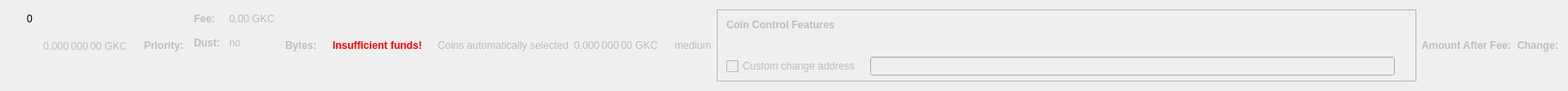
    <widget class="QWidget" name="dummyHideWidget" native="true">
     <property name="maximumSize">
      <size>
       <width>100</width>
       <height>22</height>
      </size>
     </property>
     <layout class="QHBoxLayout" name="dummyHideLayout">
      <item>
       <layout class="QFormLayout" name="formLayoutCoinControl1">
        <property name="horizontalSpacing">
         <number>10</number>
        </property>
        <property name="verticalSpacing">
         <number>14</number>
        </property>
        <property name="leftMargin">
         <number>10</number>
        </property>
        <property name="topMargin">
         <number>4</number>
        </property>
        <property name="rightMargin">
         <number>6</number>
        </property>
        <item row="0" column="1">
         <widget class="QLabel" name="labelCoinControlBytes">
          <property name="cursor">
           <cursorShape>IBeamCursor</cursorShape>
          </property>
          <property name="contextMenuPolicy">
           <enum>Qt::ActionsContextMenu</enum>
          </property>
          <property name="text">
           <string notr="true">0</string>
          </property>
          <property name="textInteractionFlags">
           <set>Qt::LinksAccessibleByMouse|Qt::TextSelectableByKeyboard|Qt::TextSelectableByMouse</set>
          </property>
         </widget>
        </item>
       </layout>
      </item>
      <item>
       <widget class="QLabel" name="labelCoinControlAfterFee">
        <property name="enabled">
         <bool>false</bool>
        </property>
        <property name="sizePolicy">
         <sizepolicy hsizetype="Fixed" vsizetype="Fixed">
          <horstretch>0</horstretch>
          <verstretch>0</verstretch>
         </sizepolicy>
        </property>
        <property name="minimumSize">
         <size>
          <width>111</width>
          <height>12</height>
         </size>
        </property>
        <property name="maximumSize">
         <size>
          <width>111</width>
          <height>12</height>
         </size>
        </property>
        <property name="cursor">
         <cursorShape>IBeamCursor</cursorShape>
        </property>
        <property name="contextMenuPolicy">
         <enum>Qt::ActionsContextMenu</enum>
        </property>
        <property name="text">
         <string notr="true">0.000 000 00 GKC</string>
        </property>
        <property name="textInteractionFlags">
         <set>Qt::LinksAccessibleByMouse|Qt::TextSelectableByKeyboard|Qt::TextSelectableByMouse</set>
        </property>
       </widget>
      </item>
      <item>
       <widget class="QLabel" name="labelCoinControlPriorityText">
        <property name="enabled">
         <bool>false</bool>
        </property>
        <property name="font">
         <font>
          <weight>75</weight>
          <bold>true</bold>
         </font>
        </property>
        <property name="text">
         <string>Priority:</string>
        </property>
       </widget>
      </item>
      <item>
       <layout class="QHBoxLayout" name="horizontalLayout"/>
      </item>
      <item>
       <layout class="QFormLayout" name="formLayoutCoinControl3">
        <property name="horizontalSpacing">
         <number>10</number>
        </property>
        <property name="verticalSpacing">
         <number>14</number>
        </property>
        <property name="leftMargin">
         <number>6</number>
        </property>
        <property name="topMargin">
         <number>4</number>
        </property>
        <property name="rightMargin">
         <number>6</number>
        </property>
        <item row="0" column="0">
         <widget class="QLabel" name="labelCoinControlFeeText">
          <property name="enabled">
           <bool>false</bool>
          </property>
          <property name="font">
           <font>
            <weight>75</weight>
            <bold>true</bold>
           </font>
          </property>
          <property name="text">
           <string>Fee:</string>
          </property>
          <property name="margin">
           <number>0</number>
          </property>
         </widget>
        </item>
        <item row="0" column="1">
         <widget class="QLabel" name="labelCoinControlFee">
          <property name="enabled">
           <bool>false</bool>
          </property>
          <property name="cursor">
           <cursorShape>IBeamCursor</cursorShape>
          </property>
          <property name="contextMenuPolicy">
           <enum>Qt::ActionsContextMenu</enum>
          </property>
          <property name="text">
           <string notr="true">0.00 GKC</string>
          </property>
          <property name="textInteractionFlags">
           <set>Qt::LinksAccessibleByMouse|Qt::TextSelectableByKeyboard|Qt::TextSelectableByMouse</set>
          </property>
         </widget>
        </item>
        <item row="1" column="0">
         <widget class="QLabel" name="labelCoinControlLowOutputText">
          <property name="enabled">
           <bool>false</bool>
          </property>
          <property name="font">
           <font>
            <weight>75</weight>
            <bold>true</bold>
           </font>
          </property>
          <property name="text">
           <string>Dust:</string>
          </property>
         </widget>
        </item>
        <item row="1" column="1">
         <widget class="QLabel" name="labelCoinControlLowOutput">
          <property name="enabled">
           <bool>false</bool>
          </property>
          <property name="cursor">
           <cursorShape>IBeamCursor</cursorShape>
          </property>
          <property name="contextMenuPolicy">
           <enum>Qt::ActionsContextMenu</enum>
          </property>
          <property name="text">
           <string>no</string>
          </property>
          <property name="textInteractionFlags">
           <set>Qt::LinksAccessibleByMouse|Qt::TextSelectableByKeyboard|Qt::TextSelectableByMouse</set>
          </property>
         </widget>
        </item>
       </layout>
      </item>
      <item>
       <widget class="QLabel" name="labelCoinControlBytesText">
        <property name="enabled">
         <bool>false</bool>
        </property>
        <property name="font">
         <font>
          <weight>75</weight>
          <bold>true</bold>
         </font>
        </property>
        <property name="text">
         <string>Bytes:</string>
        </property>
       </widget>
      </item>
      <item>
       <layout class="QFormLayout" name="formLayoutCoinControl2">
        <property name="horizontalSpacing">
         <number>10</number>
        </property>
        <property name="verticalSpacing">
         <number>14</number>
        </property>
        <property name="leftMargin">
         <number>6</number>
        </property>
        <property name="topMargin">
         <number>4</number>
        </property>
        <property name="rightMargin">
         <number>6</number>
        </property>
       </layout>
      </item>
      <item>
       <layout class="QHBoxLayout" name="horizontalLayoutCoinControl2">
        <property name="spacing">
         <number>8</number>
        </property>
        <property name="bottomMargin">
         <number>10</number>
        </property>
       </layout>
      </item>
      <item>
       <widget class="QLabel" name="labelCoinControlInsuffFunds">
        <property name="enabled">
         <bool>false</bool>
        </property>
        <property name="minimumSize">
         <size>
          <width>0</width>
          <height>0</height>
         </size>
        </property>
        <property name="font">
         <font>
          <weight>75</weight>
          <bold>true</bold>
         </font>
        </property>
        <property name="styleSheet">
         <string notr="true">color:red;font-weight:bold;</string>
        </property>
        <property name="text">
         <string>Insufficient funds!</string>
        </property>
        <property name="margin">
         <number>5</number>
        </property>
       </widget>
      </item>
      <item>
       <layout class="QFormLayout" name="formLayoutCoinControl4">
        <property name="horizontalSpacing">
         <number>10</number>
        </property>
        <property name="verticalSpacing">
         <number>14</number>
        </property>
        <property name="leftMargin">
         <number>6</number>
        </property>
        <property name="topMargin">
         <number>4</number>
        </property>
        <property name="rightMargin">
         <number>6</number>
        </property>
       </layout>
      </item>
      <item>
       <widget class="QLabel" name="labelCoinControlAutomaticallySelected">
        <property name="enabled">
         <bool>false</bool>
        </property>
        <property name="sizePolicy">
         <sizepolicy hsizetype="Fixed" vsizetype="Fixed">
          <horstretch>0</horstretch>
          <verstretch>0</verstretch>
         </sizepolicy>
        </property>
        <property name="minimumSize">
         <size>
          <width>0</width>
          <height>0</height>
         </size>
        </property>
        <property name="maximumSize">
         <size>
          <width>240</width>
          <height>16777215</height>
         </size>
        </property>
        <property name="text">
         <string>Coins automatically selected</string>
        </property>
        <property name="margin">
         <number>5</number>
        </property>
       </widget>
      </item>
      <item>
       <widget class="QLabel" name="labelCoinControlChange">
        <property name="enabled">
         <bool>false</bool>
        </property>
        <property name="sizePolicy">
         <sizepolicy hsizetype="Fixed" vsizetype="Fixed">
          <horstretch>0</horstretch>
          <verstretch>0</verstretch>
         </sizepolicy>
        </property>
        <property name="minimumSize">
         <size>
          <width>111</width>
          <height>0</height>
         </size>
        </property>
        <property name="maximumSize">
         <size>
          <width>111</width>
          <height>16777215</height>
         </size>
        </property>
        <property name="cursor">
         <cursorShape>IBeamCursor</cursorShape>
        </property>
        <property name="contextMenuPolicy">
         <enum>Qt::ActionsContextMenu</enum>
        </property>
        <property name="text">
         <string notr="true">0.000 000 00 GKC</string>
        </property>
        <property name="textInteractionFlags">
         <set>Qt::LinksAccessibleByMouse|Qt::TextSelectableByKeyboard|Qt::TextSelectableByMouse</set>
        </property>
       </widget>
      </item>
      <item>
       <widget class="QLabel" name="labelCoinControlPriority">
        <property name="enabled">
         <bool>false</bool>
        </property>
        <property name="cursor">
         <cursorShape>IBeamCursor</cursorShape>
        </property>
        <property name="contextMenuPolicy">
         <enum>Qt::ActionsContextMenu</enum>
        </property>
        <property name="text">
         <string>medium</string>
        </property>
        <property name="textInteractionFlags">
         <set>Qt::LinksAccessibleByMouse|Qt::TextSelectableByKeyboard|Qt::TextSelectableByMouse</set>
        </property>
       </widget>
      </item>
      <item>
       <widget class="QFrame" name="frameCoinControl">
        <property name="sizePolicy">
         <sizepolicy hsizetype="Expanding" vsizetype="Expanding">
          <horstretch>0</horstretch>
          <verstretch>0</verstretch>
         </sizepolicy>
        </property>
        <property name="maximumSize">
         <size>
          <width>16777215</width>
          <height>16777215</height>
         </size>
        </property>
        <property name="frameShape">
         <enum>QFrame::StyledPanel</enum>
        </property>
        <property name="frameShadow">
         <enum>QFrame::Sunken</enum>
        </property>
        <layout class="QVBoxLayout" name="verticalLayoutCoinControl2_2">
         <property name="spacing">
          <number>0</number>
         </property>
         <property name="leftMargin">
          <number>0</number>
         </property>
         <property name="topMargin">
          <number>0</number>
         </property>
         <property name="rightMargin">
          <number>0</number>
         </property>
         <property name="bottomMargin">
          <number>6</number>
         </property>
         <item>
          <layout class="QVBoxLayout" name="verticalLayoutCoinControl" stretch="0,0,0,1">
           <property name="spacing">
            <number>0</number>
           </property>
           <property name="leftMargin">
            <number>10</number>
           </property>
           <property name="topMargin">
            <number>10</number>
           </property>
           <item>
            <layout class="QHBoxLayout" name="horizontalLayoutCoinControl1">
             <property name="bottomMargin">
              <number>15</number>
             </property>
             <item>
              <widget class="QLabel" name="labelCoinControlFeatures">
               <property name="enabled">
                <bool>false</bool>
               </property>
               <property name="sizePolicy">
                <sizepolicy hsizetype="Preferred" vsizetype="Maximum">
                 <horstretch>0</horstretch>
                 <verstretch>0</verstretch>
                </sizepolicy>
               </property>
               <property name="font">
                <font>
                 <weight>75</weight>
                 <bold>true</bold>
                </font>
               </property>
               <property name="styleSheet">
                <string notr="true">font-weight:bold;</string>
               </property>
               <property name="text">
                <string>Coin Control Features</string>
               </property>
              </widget>
             </item>
            </layout>
           </item>
           <item>
            <widget class="QWidget" name="widgetCoinControl" native="true">
             <property name="sizePolicy">
              <sizepolicy hsizetype="Preferred" vsizetype="Preferred">
               <horstretch>0</horstretch>
               <verstretch>0</verstretch>
              </sizepolicy>
             </property>
             <property name="minimumSize">
              <size>
               <width>0</width>
               <height>0</height>
              </size>
             </property>
             <property name="styleSheet">
              <string notr="true"/>
             </property>
             <layout class="QHBoxLayout" name="horizontalLayoutCoinControl5_2">
              <property name="leftMargin">
               <number>0</number>
              </property>
              <property name="topMargin">
               <number>0</number>
              </property>
              <property name="rightMargin">
               <number>0</number>
              </property>
              <property name="bottomMargin">
               <number>0</number>
              </property>
              <item>
               <layout class="QHBoxLayout" name="horizontalLayoutCoinControl3">
                <property name="spacing">
                 <number>20</number>
                </property>
                <property name="topMargin">
                 <number>0</number>
                </property>
                <property name="bottomMargin">
                 <number>10</number>
                </property>
               </layout>
              </item>
             </layout>
            </widget>
           </item>
           <item>
            <layout class="QHBoxLayout" name="horizontalLayoutCoinControl4" stretch="0,0,0">
             <property name="spacing">
              <number>12</number>
             </property>
             <property name="sizeConstraint">
              <enum>QLayout::SetDefaultConstraint</enum>
             </property>
             <property name="topMargin">
              <number>5</number>
             </property>
             <property name="rightMargin">
              <number>5</number>
             </property>
             <item>
              <widget class="QCheckBox" name="checkBoxCoinControlChange">
               <property name="enabled">
                <bool>false</bool>
               </property>
               <property name="toolTip">
                <string>If this is activated, but the change address is empty or invalid, change will be sent to a newly generated address.</string>
               </property>
               <property name="text">
                <string>Custom change address</string>
               </property>
              </widget>
             </item>
             <item>
              <widget class="QValidatedLineEdit" name="lineEditCoinControlChange">
               <property name="enabled">
                <bool>false</bool>
               </property>
               <property name="sizePolicy">
                <sizepolicy hsizetype="Expanding" vsizetype="Fixed">
                 <horstretch>0</horstretch>
                 <verstretch>0</verstretch>
                </sizepolicy>
               </property>
              </widget>
             </item>
             <item>
              <widget class="QLabel" name="labelCoinControlChangeLabel_2">
               <property name="sizePolicy">
                <sizepolicy hsizetype="Preferred" vsizetype="Expanding">
                 <horstretch>0</horstretch>
                 <verstretch>0</verstretch>
                </sizepolicy>
               </property>
               <property name="minimumSize">
                <size>
                 <width>0</width>
                 <height>0</height>
                </size>
               </property>
               <property name="text">
                <string/>
               </property>
               <property name="margin">
                <number>3</number>
               </property>
              </widget>
             </item>
            </layout>
           </item>
           <item>
            <spacer name="verticalSpacerCoinControl">
             <property name="orientation">
              <enum>Qt::Vertical</enum>
             </property>
             <property name="sizeHint" stdset="0">
              <size>
               <width>800</width>
               <height>1</height>
              </size>
             </property>
            </spacer>
           </item>
          </layout>
         </item>
        </layout>
       </widget>
      </item>
      <item>
       <widget class="QLabel" name="labelCoinControlAfterFeeText">
        <property name="enabled">
         <bool>false</bool>
        </property>
        <property name="minimumSize">
         <size>
          <width>0</width>
          <height>0</height>
         </size>
        </property>
        <property name="maximumSize">
         <size>
          <width>16777215</width>
          <height>16777215</height>
         </size>
        </property>
        <property name="font">
         <font>
          <weight>75</weight>
          <bold>true</bold>
         </font>
        </property>
        <property name="text">
         <string>Amount After Fee:</string>
        </property>
        <property name="alignment">
         <set>Qt::AlignLeading|Qt::AlignLeft|Qt::AlignVCenter</set>
        </property>
        <property name="margin">
         <number>0</number>
        </property>
       </widget>
      </item>
      <item>
       <widget class="QLabel" name="labelCoinControlChangeText">
        <property name="enabled">
         <bool>false</bool>
        </property>
        <property name="sizePolicy">
         <sizepolicy hsizetype="Preferred" vsizetype="Preferred">
          <horstretch>0</horstretch>
          <verstretch>0</verstretch>
         </sizepolicy>
        </property>
        <property name="minimumSize">
         <size>
          <width>0</width>
          <height>0</height>
         </size>
        </property>
        <property name="maximumSize">
         <size>
          <width>16777215</width>
          <height>16777215</height>
         </size>
        </property>
        <property name="font">
         <font>
          <weight>75</weight>
          <bold>true</bold>
         </font>
        </property>
        <property name="text">
         <string>Change:</string>
        </property>
        <property name="alignment">
         <set>Qt::AlignLeading|Qt::AlignLeft|Qt::AlignVCenter</set>
        </property>
       </widget>
      </item>
     </layout>
    </widget>
